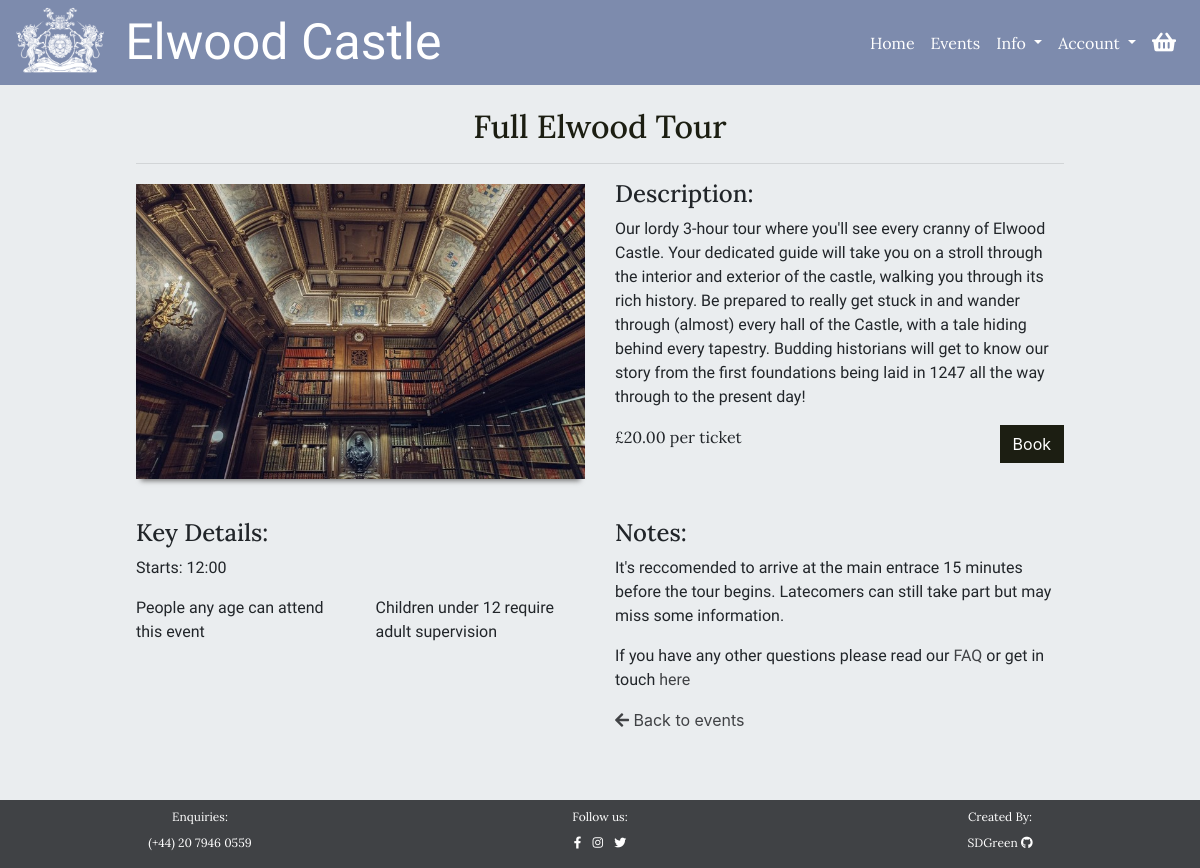
The app's page /events/1/ with its own data.
### events/models.py (models this page shows, shortened)
class Event(models.Model):
    category = models.ForeignKey('Category', null=True, blank=True,
                                 on_delete=models.SET_NULL)
    name = models.CharField(max_length=254)
    description = models.TextField()
    price = models.DecimalField(max_digits=8, decimal_places=2, blank=False)
    start_time = models.TimeField()
    rating = models.DecimalField(max_digits=2, decimal_places=1, null=True,
                                 blank=True)
    day_ticket_limit = models.PositiveIntegerField(blank=False,
                                                   validators=[
                                                      MaxValueValidator(200)
                                                    ])
    supervision = models.BooleanField(default=True, null=True, blank=True)
    age_restricted = models.BooleanField(default=True, null=True, blank=False)
    image = models.ImageField(null=True, blank=True)

### events/views.py (the view)
# urls.py: path('<int:event_id>/', views.event_info, name="event_info"),
def event_info(request, event_id):
    try:
        event = Event.objects.get(pk=event_id)
    except Event.DoesNotExist:
        messages.error(request, "Sorry, we couldn't find that event")
        return redirect(reverse('events'))
    template = 'events/event_details.html'
    context = {
        'event': event,
    }
    return render(request, template, context)

### basket/contexts.py (called while the page is built, shortened)
def basket_items(request):
    basket_items = []
    total = 0
    basket = request.session.get('basket', {})
    context = {
        'basket_items': basket_items,
        'total': total,
    }
    return context

### events/templates/events/event_details.html (shortened to what this page needs)
{% extends 'base.html' %}
{% block content %}
<div id="small-page">
<div class="color-overlay">
    <div class="container-fluid guttered p-3">
        <div class="row pt-2 mb-2">
            <div class="col-12 text-center">
                <h2 class="heading-text color-title mb-1 ">{{event.name}}</h2>
                <hr class="mb-2">
            </div>
        </div>
        <div class="row mb-3">
            <div class="col-12 col-lg-6 mb-2 mt-1">
                {% if event.image %}
                    <img class="img-fluid below-shadow" src="{{ event.image.url }}" alt="{{event.name}} image">
                {% else %}
                    <img class="img-fluid below-shadow" src="{{ MEDIA_URL }}no-image.jpg" alt="missing image">
                {% endif %}
            </div>
            <div class="col-12 col-lg-6">
                <h3 class="heading-text text-l">Description:</h3>
                <p class="text-m body-text order-1 order-md-0">{{event.description}}</p>
                <div class="order-0 order-md-1">
                    <p class="d-inline heading-text">£{{ event.price }} per ticket</p>
                    <a href="{% url 'book_event' event.id %}" class="float-right btn button">Book</a>
                </div>
            </div>
        </div>
        <div  class="row py-3">
            <div class="col-12 col-md-6">
                <div class="row">
                    <div class="col-12">
                        <h3 class="heading-text text-l">Key Details:</h3>
                    </div>
                    <div class="col-12">
                        <p class="body-text">Starts: {{event.start_time|time:"H:i"}}</p>
                    </div>
                    <div class="col-12 col-lg-6">
                        <p class="body-text">
                            {% if event.age_restricted %}
                                Only adults over 16 can attend this event
                            {% else %}
                                People any age can attend this event
                            {% endif %}
                        </p>
                    </div>
                    <div class="col-12 col-lg-6">
                        <p class="body-text">
                            {% if event.age_restricted %}
                                Attendees will be asked to see their ID
                            {% else %}
                                Children under 12 {% if not event.supervision %}don't{% endif %} require adult supervision
                            {% endif %}
                        </p>
                    </div>
                </div>
            </div>
            <div class="col-12 col-md-6">
                <div class="row">
                    <div class="col-12">
                        <h3 class="heading-text text-l">Notes:</h3>
                    </div>
                    <div class="col-12">
                        <p class="body-text">
                            {% if event.category.name == "tours" %}
                                It's reccomended to arrive at the main entrace 15 minutes before the tour begins. Latecomers can still take part but may miss some information.
                            {% elif event.category.name == "outdoor" %}
                                Seating is included with the ticket to outdoors events. With larger shows like the Battle for Elwood, not all seating will be covered so please bring an umbrella.
                            {% elif event.category.name == "indoor" %}
                                All indoor classes provide time for a break if the class is under one hour. Tea and coffee is provided and additional food can be purchased at the canteen.
                            {% elif event.category.name == "food_drink" %}
                                Be aware that events providing alcohol will ask to see customers ID's. For age restricted events this will result being asked to leave the event space if suitable ID can't be provided.
                            {% else %}
                                For kid's events which don't require adult supervision, parents can stay and supervise if they'd like. Otherwise please be on time to pick the attendee(s) up once the event finishes.
                            {% endif %}
                        </p>
                    </div>
                    <div class="col-12">
                        <p class="body-text">If you have any other questions please read our <a href="{% url 'faq' %}" class="text-link">FAQ</a>
                            or get in touch <a href="{% url 'contact' %}" class="text-link">here</a></p>
                    </div>
                    <div class="col-12">
                        <a href="{% url 'events' %}" class="text-link"><i class="fas fa-arrow-left"></i> Back to events</a>
                    </div>
                </div>
            </div>
        </div>
    </div>
</div>
</div>
{% endblock %}

### static/css/style.css (style rules this page uses)
#allauth-content label, .datepicker-days th, .heading-text { font-family: 'Lora', serif; }
#allauth-content input, .datepicker-days td, .body-text { font-family: 'Raleway', sans-serif; }
.text-l { font-size: 1.5em; }
.text-m { font-size:1em; }
#small-page, .color-overlay, #block-content { background-color: #eaedef; }
.color-title { color: #1C1E12; }
.button { border-radius: 0; border: 1px solid #1C1E12; background-color: #1C1E12; color: white; -webkit-transition: all 0.25s ease-out; -o-transition: all 0.25s ease-out; transition: all 0.25s ease-out; }
::placeholder { color: #7D8BAD; }
.text-link { cursor: pointer; color: #404245; -webkit-transition: color ease-in 0.25s; -o-transition: color ease-in 0.25s; transition: color ease-in 0.25s; }
.below-shadow { -webkit-box-shadow: 0px 7px 5px -5px #777; box-shadow: 0px 7px 5px -5px #777;; }
#small-page { min-height: calc(100vh - 84px); }
@media (min-width: 580px) { .guttered { width: 80%; } }

### records on screen
Event: name "Full Elwood Tour", image (picture), description "Our lordy 3-hour tour where you'll see every cranny of Elwood Castle. Your dedicated guide will take you on a stroll through the interior and exterior of the castle, walking you through its rich history. Be prepared to really get stuck in and wander through (almost) every hall of the Castle, with a tale hiding behind every tapestry. Budding historians will get to know our story from the first foundations being laid in 1247 all the way through to the present day!", price "20.00", start_time "12:00"
